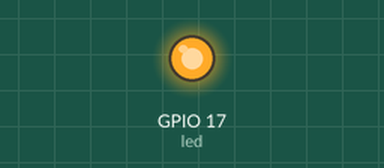
Bench run of a program on a simulated Raspberry Pi (BCM pin numbers). Shown: output pins drawn as LEDs (lit = HIGH). At 0.5 s the program stops and its outputs stay as they are.

Above: at 0.1 s.
At 0.6 s:
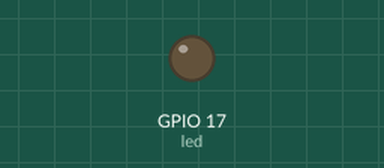
Timing chart, 0 to 2.0 s (numbered marks = the images above):
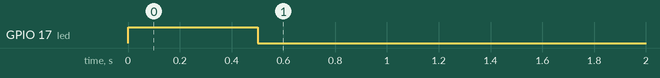

Measured:
- by itself, GPIO 17 (led): HIGH → LOW at 0.50 s

The program:

toggleLED.py
```python
#!/usr/bin/python

import sys
from gpiozero import LED
from time import sleep

led = LED(17)

#if str(sys.argv[1]) == '2':
led.on()
sleep(0.5)

#if str(sys.argv[1]) == '3':
#	led.off()

#while True:
#	sleep(1)
#	led.on()
#	sleep(1)
#	led.off()
#	sleep(1)
```
